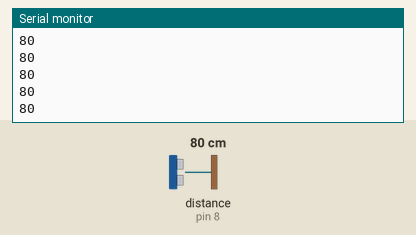
Recording of a sketch running on a simulated Arduino Uno, built with avr-gcc and run on an emulated ATmega328P. Parts: the last lines printed to the serial monitor. The test bench sets the inputs (shaded band); at power-on: distance to the obstacle (sensor on pin 8) 80 cm. The echo pulse lasts 58.3 µs per cm.

Above: at 1.2 s.
1.3 s: distance to the obstacle (sensor on pin 8) set to 2 cm
At 2.4 s:
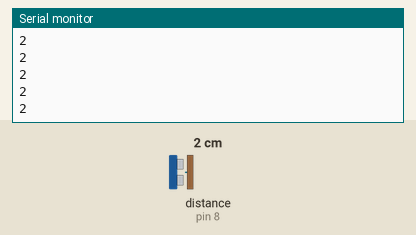
2.8 s: distance to the obstacle (sensor on pin 8) set to 4 cm
At 3.7 s:
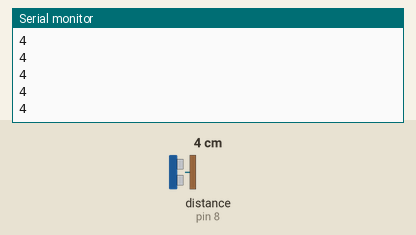
Timing chart, 0 to 5.8 s (numbered marks = the images above; inputs shaded):
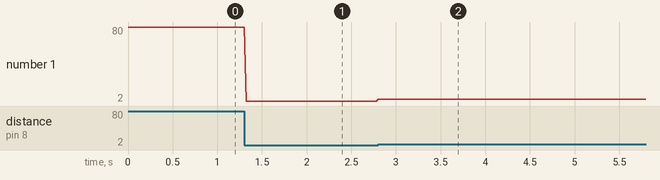

Measured:
- after the input at 1.3 s, the serial monitor: prints a new line at once (image 1)
- after the input at 2.8 s, the serial monitor: prints a new line at once (image 2)
- plotted number 1: 80 → 2 after the input at 1.3 s, 2 → 4 after the input at 2.8 s

The sketch:

W07_21_sonar-basic.ino
```cpp
// basic sonar testing
// function for averaging readings provided

#include <Ultrasonic.h>

//Ultra sonic sensor pin definitions
int trigpin = 12;  //appoint trigger pin
int echopin = 8;  //appoint echo pin

Ultrasonic ultrasonic(trigpin,echopin); // create object

void setup() {
  // put your setup code here, to run once:
  Serial.begin(9600); // reset

}

void loop() {
    int distanceReading = ultrasonic.read(); // average (X) readings
    Serial.println( distanceReading );
    delay(20);
}
```
